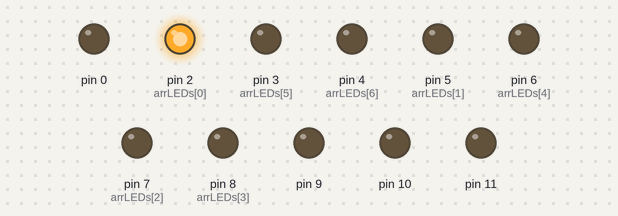
Bench run of a sketch on a simulated Arduino Uno, built with avr-gcc and run on an emulated ATmega328P. On the bench: output pins drawn as LEDs (lit = HIGH).

Above: at 0.1 s.
At 0.6 s:
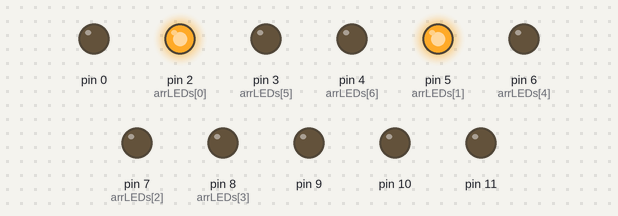
At 1.1 s:
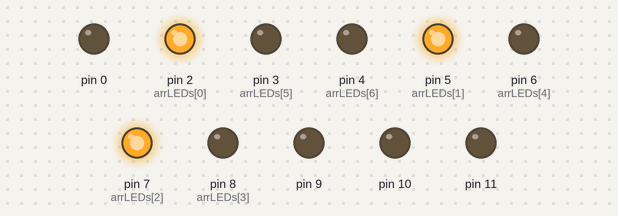
At 2.1 s:
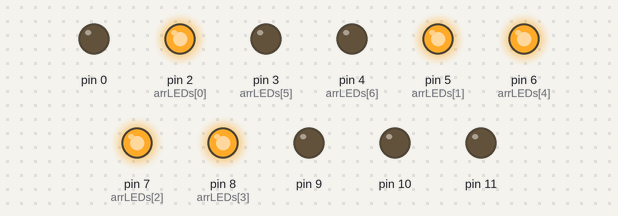
At 3.1 s:
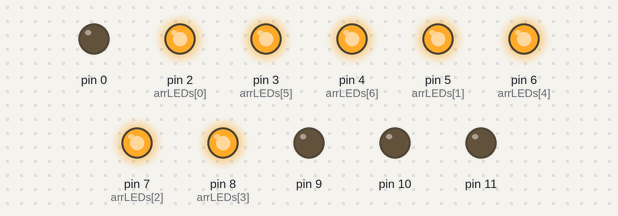
At 4.1 s:
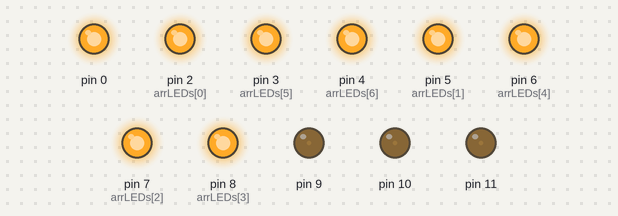
Timing chart, 0 to 5.6 s (numbered marks = the images above):
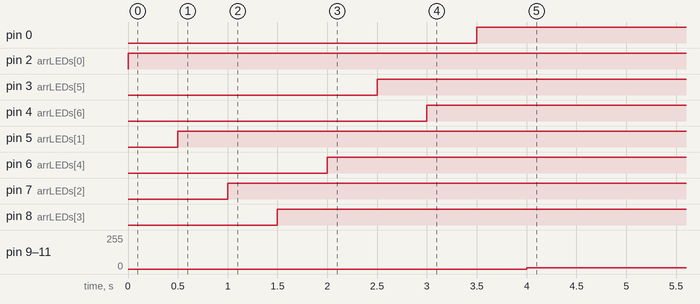

The sketch:

heart.ino
```cpp
#define numLEDs 7

int arrLEDs[] = {2, 5, 7, 8, 6, 3, 4};
void setup() {
  int i;
  for(i=0;i<=numLEDs;i=i+1) {
    pinMode(arrLEDs[i], OUTPUT);
  }
  /*for(i=0;i<=numLEDs;i=i+1) {
    pinMode(arrWhite[i], OUTPUT);
  }*/
}

void loop() {
  int i,value;
  for(i=0;i<=numLEDs;i=i+1) {
    digitalWrite(arrLEDs[i], HIGH);
    delay(500);
    /*digitalWrite(arrLEDs[i], LOW);
    delay(1000);*/
  }
  /*for(i=0;i<=numLEDs;i=i+1) {
    digitalWrite(arrWhite[i], HIGH);
  }*/
  /*for(i=0;i<=numLEDs;i=i+1) {
    value = analogRead(arrWhite[i]);
    analogWrite(arrWhite[i], 10);
    delay(100);
  }*/
  analogWrite(9, 10);
  analogWrite(10, 10);
  analogWrite(11, 10);

}
```

Measured:
- by itself, pin 0: LOW → HIGH at 3.5 s
- by itself, pin 2 (arrLEDs[0]): LOW → HIGH at 0.00 s
- by itself, pin 3 (arrLEDs[5]): LOW → HIGH at 2.5 s
- by itself, pin 4 (arrLEDs[6]): LOW → HIGH at 3.0 s
- by itself, pin 5 (arrLEDs[1]): LOW → HIGH at 0.50 s
- by itself, pin 6 (arrLEDs[4]): LOW → HIGH at 2.0 s
- by itself, pin 7 (arrLEDs[2]): LOW → HIGH at 1.0 s
- by itself, pin 8 (arrLEDs[3]): LOW → HIGH at 1.5 s
